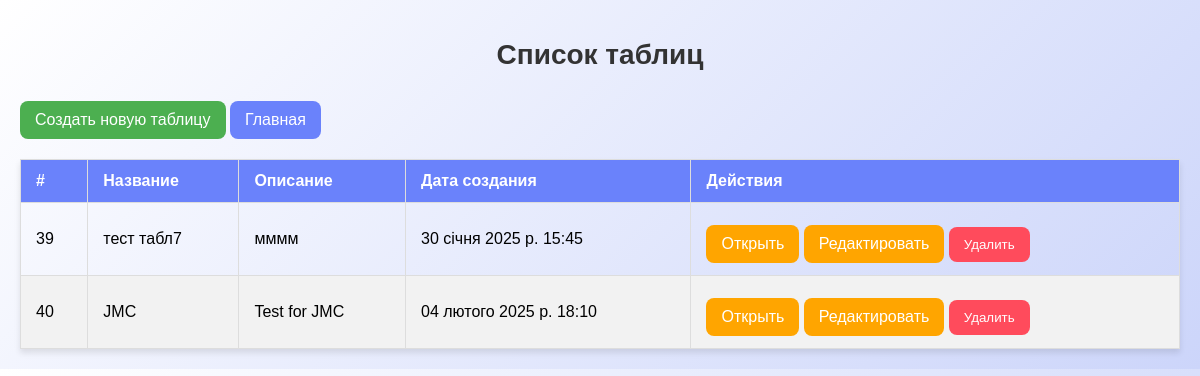
The app's page /clients/tables/, older data.
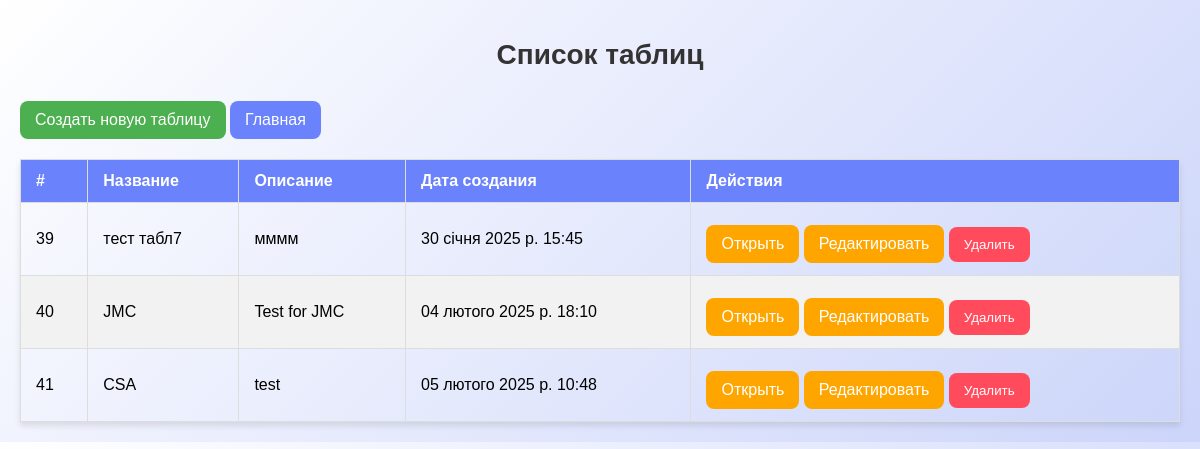
The same page, newer data.
### clients/models.py (models this page shows, shortened)
class CustomTable(models.Model):
    name = models.CharField(max_length=255)  # Название таблицы
    description = models.TextField(blank=True, null=True)
    created_at = models.DateTimeField(auto_now_add=True)  # Дата создания таблицы
    updated_at = models.DateTimeField(auto_now=True)  # Последнее обновление таблицы
    visible_fields = models.JSONField(default=list, blank=True)  # Отображаемые поля в формате списка
    group = models.ForeignKey(
        Group,
        on_delete=models.SET_NULL,
        null=True,
        blank=True,
        related_name='tables',
        verbose_name='Группа с доступом'
    )

### clients/views.py (the view)
# urls.py: path('tables/', views.custom_table_list, name='custom_table_list'),  # Список таблиц
def custom_table_list(request):
    tables = CustomTable.objects.all()
    return render(request, 'clients/table_list.html', {'tables': tables})  # Исправлен путь к шаблону

### clients/templates/clients/table_list.html (shortened to what this page needs)
{% load static %}
<!DOCTYPE html>
<html lang="en">
<head>
    <link rel="stylesheet" href="{% static 'css/clientlist.css' %}">
</head>
<body>
    <h1>Список таблиц</h1>
    <a href="{% url 'custom_table_create' %}" class="btn-add">Создать новую таблицу</a>
    <a href="{% url 'main_dashboard' %}" class="btn-main">Главная</a>
    <table>
        <thead>
            <tr>
                <th>#</th>
                <th>Название</th>
                <th>Описание</th>
                <th>Дата создания</th>
                <th>Действия</th>
            </tr>
        </thead>
        <tbody>
            {% for table in tables %}
            <tr>
                <td>{{ table.id }}</td>
                <td>{{ table.name }}</td>
                <td>{{ table.description }}</td>
                <td>{{ table.created_at }}</td>
                <td>
                    <a href="{% url 'custom_row_list' table.id %}" class="btn-edit">Открыть</a>
                    <a href="{% url 'custom_table_edit' table.id %}" class="btn-edit">Редактировать</a>
                    <form action="{% url 'custom_table_delete' table.id %}" method="POST" style="display:inline;">
                        <button type="submit" class="btn-delete">Удалить</button>
                    </form>
                </td>
            </tr>
            {% empty %}
            <tr>
                <td colspan="5">Нет созданных таблиц</td>
            </tr>
            {% endfor %}
        </tbody>
    </table>
</body>
</html>

Row changes from the older to the newer data that the page shows:
added CustomTable: id "41", name "CSA", description "test", created_at "05 лютого 2025 р. 10:48"
